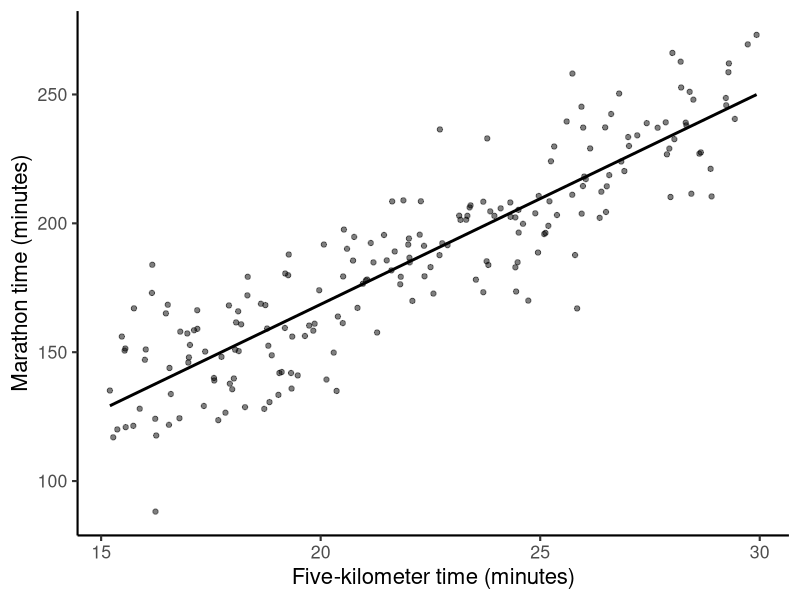
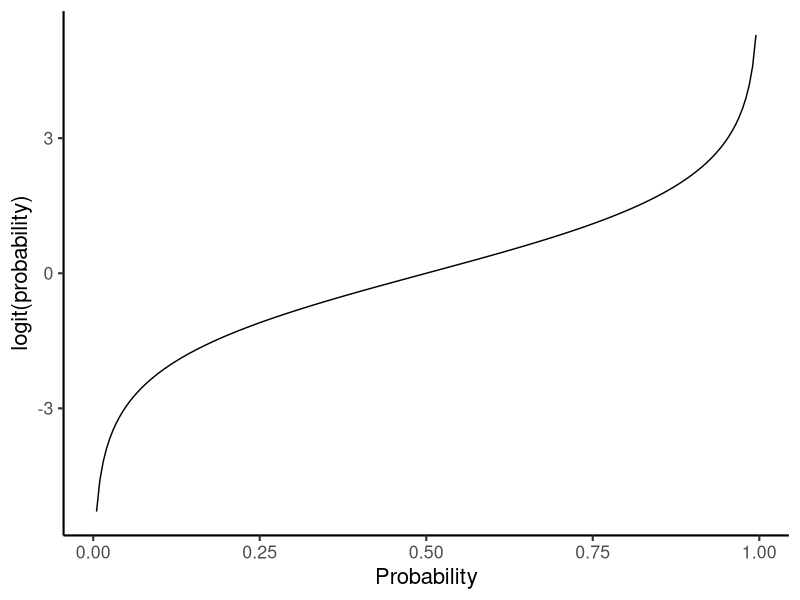

Recreate these plots in R, in order.
## ---- chunk 1
#| echo: false
#| message: false
#| warning: false
#| fig-width: 9
#| fig-height: 4.5

library(tidyverse)

set.seed(853)

sim_run <-
  tibble(
    five_km = runif(n = 200, min = 15, max = 30),
    marathon = 8.4 * five_km + rnorm(n = 200, mean = 0, sd = 20)
  )

sim_run |>
  ggplot(aes(x = five_km, y = marathon)) +
  geom_point(alpha = 0.5) +
  geom_smooth(method = "lm", se = FALSE, colour = "black", formula = y ~ x) +
  labs(x = "Five-kilometer time (minutes)", y = "Marathon time (minutes)") +
  theme_classic(base_size = 16)
## ---- chunk 2
#| echo: true

sim_run_model <- lm(marathon ~ five_km, data = sim_run)

broom::tidy(sim_run_model) |>
  select(term, estimate, std.error)
## ---- chunk 3
#| echo: false
#| fig-width: 9
#| fig-height: 4

tibble(p = seq(0.005, 0.995, by = 0.005)) |>
  mutate(logit = qlogis(p)) |>
  ggplot(aes(x = p, y = logit)) +
  geom_line() +
  labs(x = "Probability", y = "logit(probability)") +
  theme_classic(base_size = 16)
